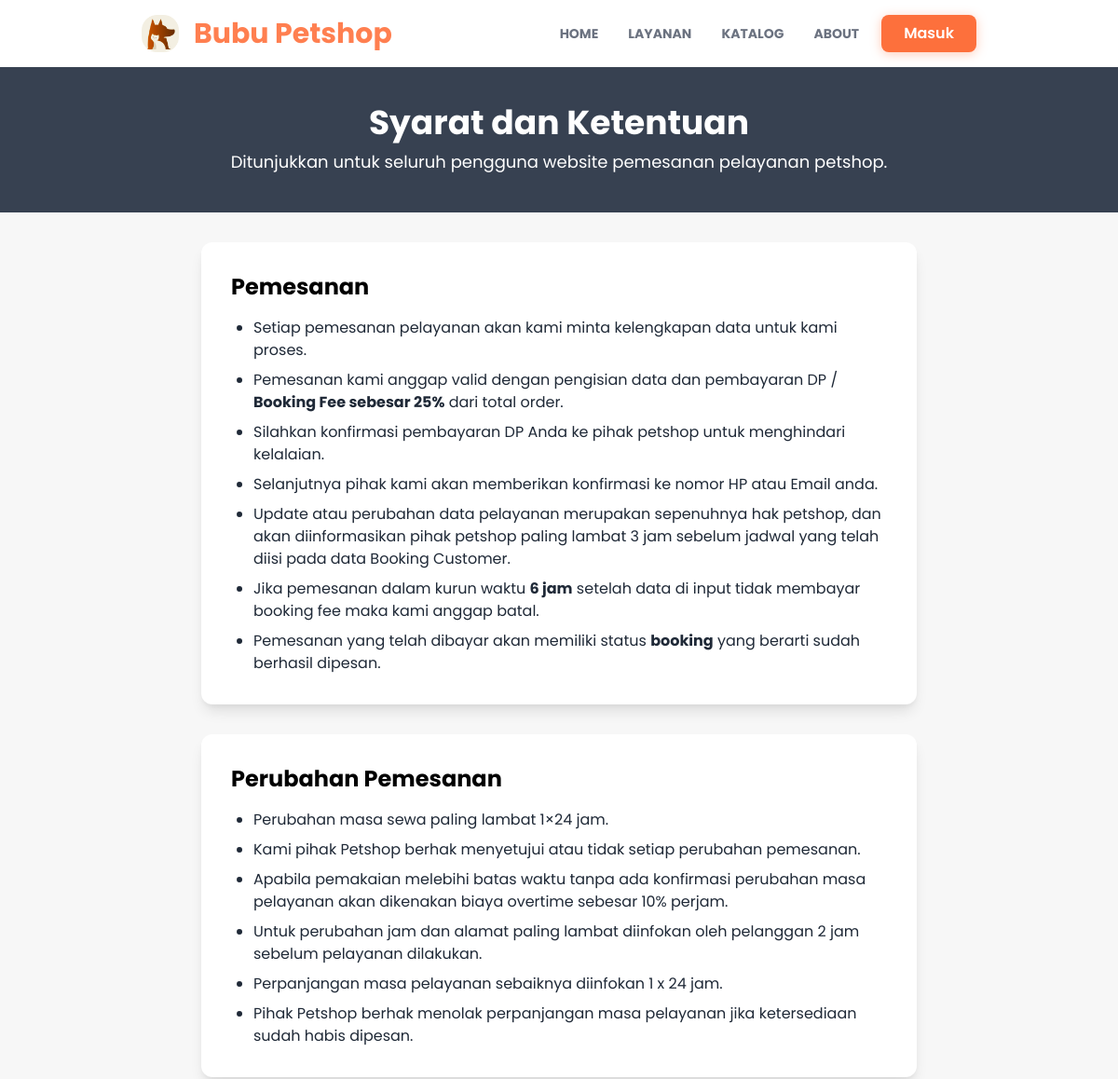
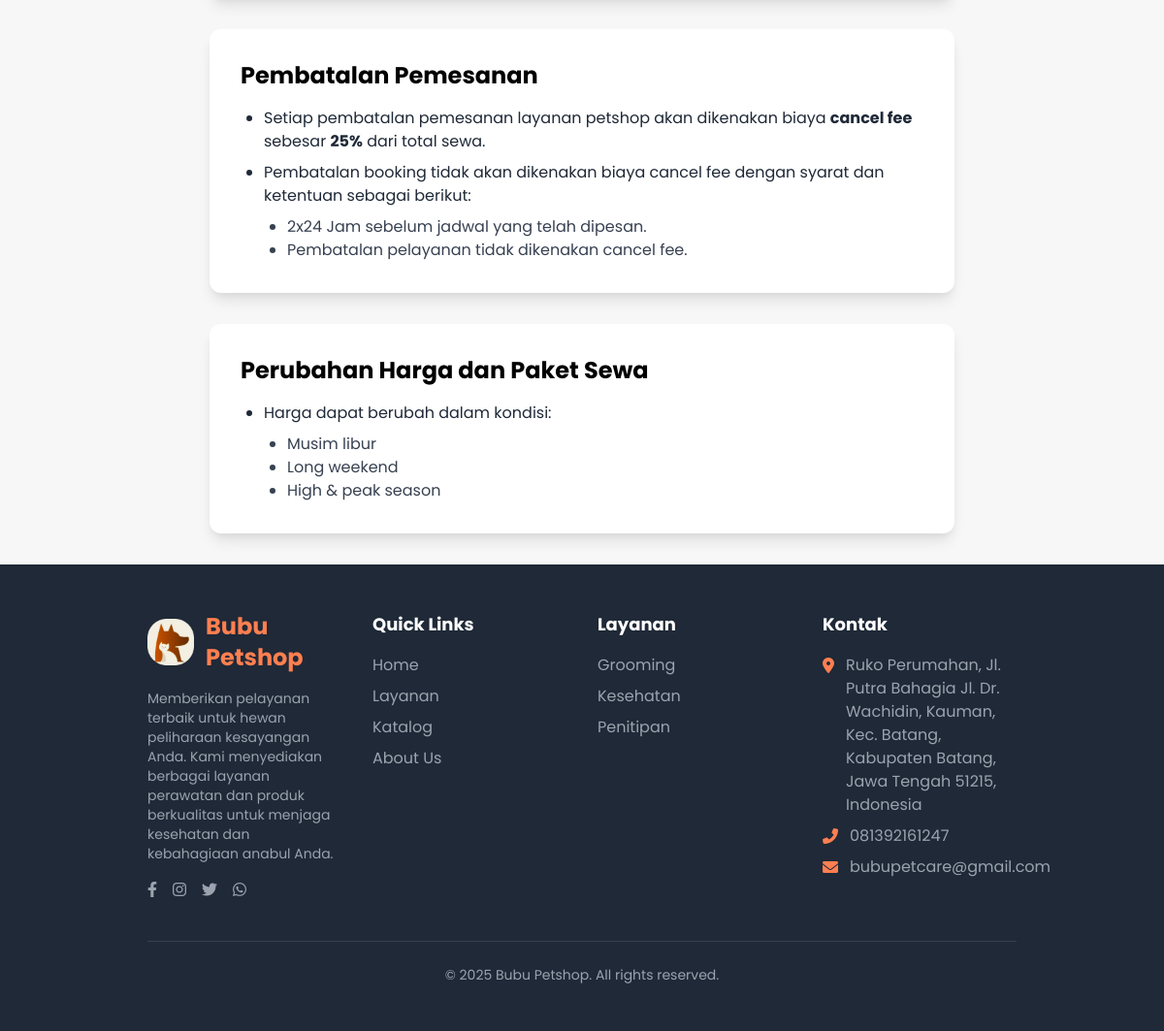
Page /syaratdanketentuan/ on the committed database (2 pictures, top to bottom).
### detailpetcare/models.py (models this page shows, shortened)
class DetailPetcare(models.Model):
    id = models.AutoField(primary_key=True)
    nama_petcare = models.CharField(max_length=50)
    tlp_petcare = models.CharField(max_length=20)
    email_petcare = models.CharField(max_length=100)
    alamat_petcare = models.TextField(blank=True, null=True)
    maps_petcare = models.CharField(max_length=1000, blank=True, null=True)
    deskripsi_petcare = models.TextField(blank=True, null=True)
    rekening_petcare = models.CharField(max_length=100, blank=True, null=True)
    pemilik_rekening = models.CharField(max_length=100, blank=True, null=True)
    nama_bank = models.CharField(max_length=100, blank=True, null=True)
    class Meta:
        db_table = 'detail_petcare'
        verbose_name_plural = "Detail Petcare"

### syaratdanketentuan/views.py (the view)
# urls.py: path("", views.index , name="index"),
def index(request):
    context = {
        'title': "Syarat dan Ketentuan",
    }
    return render(request, 'home/snkIndex.html', context)

### user/context_processors.py (called while the page is built)
def detail_petcare(request):
    try:
        detail = DetailPetcare.objects.first()
    except Exception:
        detail = None
    return {'detail_petcare': detail}

def current_route(request):
    match = request.resolver_match
    return {
        'namespace': match.namespace if match else '',
        'url_name': match.url_name if match else ''
    }

### templates/home/snkIndex.html (shortened to what this page needs)
{% extends 'base.html' %}
{% load static %}
{% block content %}
<div class="bg-gray-700 py-10 px-4 relative">
  <div class="container mx-auto text-center">
    <h1 class="text-4xl font-bold text-white mb-2">Syarat dan Ketentuan</h1>
    <p class="text-white text-lg">Ditunjukkan untuk seluruh pengguna website pemesanan pelayanan petshop.</p>
  </div>
</div>
<section class="max-w-3xl mx-auto bg-white rounded-xl shadow-lg p-8 my-8">
  <h2 class="text-2xl font-bold mb-4 text-orange-600">Pemesanan</h2>
  <ul class="list-disc pl-6 space-y-2 text-gray-800">
    <li>Setiap pemesanan pelayanan akan kami minta kelengkapan data untuk kami proses.</li>
    <li>Pemesanan kami anggap valid dengan pengisian data dan pembayaran DP / <strong>Booking Fee sebesar 25%</strong>
      dari total order.</li>
    <li>Silahkan konfirmasi pembayaran DP Anda ke pihak petshop untuk menghindari kelalaian.</li>
    <li>Selanjutnya pihak kami akan memberikan konfirmasi ke nomor HP atau Email anda.</li>
    <li>Update atau perubahan data pelayanan merupakan sepenuhnya hak petshop, dan akan diinformasikan pihak petshop
      paling lambat 3 jam sebelum jadwal yang telah diisi pada data Booking Customer.</li>
    <li>Jika pemesanan dalam kurun waktu <strong>6 jam</strong> setelah data di input tidak membayar booking fee maka
      kami anggap batal.</li>
    <li>Pemesanan yang telah dibayar akan memiliki status <strong>booking</strong> yang berarti sudah berhasil dipesan.
    </li>
  </ul>
</section>
<section class="max-w-3xl mx-auto bg-white rounded-xl shadow-lg p-8 my-8">
  <h2 class="text-2xl font-bold mb-4 text-orange-600">Perubahan Pemesanan</h2>
  <ul class="list-disc pl-6 space-y-2 text-gray-800">
    <li>Perubahan masa sewa paling lambat 1×24 jam.</li>
    <li>Kami pihak Petshop berhak menyetujui atau tidak setiap perubahan pemesanan.</li>
    <li>Apabila pemakaian melebihi batas waktu tanpa ada konfirmasi perubahan masa pelayanan akan dikenakan biaya
      overtime sebesar 10% perjam.</li>
    <li>Untuk perubahan jam dan alamat paling lambat diinfokan oleh pelanggan 2 jam sebelum pelayanan dilakukan.</li>
    <li>Perpanjangan masa pelayanan sebaiknya diinfokan 1 x 24 jam.</li>
    <li>Pihak Petshop berhak menolak perpanjangan masa pelayanan jika ketersediaan sudah habis dipesan.</li>
  </ul>
</section>
<section class="max-w-3xl mx-auto bg-white rounded-xl shadow-lg p-8 my-8">
  <h2 class="text-2xl font-bold mb-4 text-orange-600">Pembatalan Pemesanan</h2>
  <ul class="list-disc pl-6 space-y-2 text-gray-800">
    <li>Setiap pembatalan pemesanan layanan petshop akan dikenakan biaya <strong>cancel fee</strong> sebesar
      <strong>25%</strong> dari total sewa.
    </li>
    <li>Pembatalan booking tidak akan dikenakan biaya cancel fee dengan syarat dan ketentuan sebagai berikut:
      <ul class="list-disc pl-6 mt-2 text-gray-700">
        <li>2x24 Jam sebelum jadwal yang telah dipesan.</li>
        <li>Pembatalan pelayanan tidak dikenakan cancel fee.</li>
      </ul>
    </li>
  </ul>
</section>
<section class="max-w-3xl mx-auto bg-white rounded-xl shadow-lg p-8 my-8">
  <h2 class="text-2xl font-bold mb-4 text-orange-600">Perubahan Harga dan Paket Sewa</h2>
  <ul class="list-disc pl-6 space-y-2 text-gray-800">
    <li>Harga dapat berubah dalam kondisi:
      <ul class="list-disc pl-6 mt-2 text-gray-700">
        <li>Musim libur</li>
        <li>Long weekend</li>
        <li>High &amp; peak season</li>
      </ul>
    </li>
  </ul>
</section>
{% endblock content %}

### templates/snippets/navbar.html (shortened to what this page needs)
{% load static %}
<nav id="navbar" class="bg-white py-4 shadow-md transition-all duration-300 ease-in-out">
  <div class="container mx-auto px-8 md:px-16 flex items-center">
    <a href="{% url 'home:index' %}" class="flex items-center flex-shrink-0">
      <img src="{% static 'base-img/icon.png' %}" alt="Bubu Petshop Logo" class="w-8 md:w-10 mr-2 md:mr-4" />
      <span class="text-xl md:text-3xl font-bold text-orange-theme rounded-md">{{ detail_petcare.nama_petcare }}</span>
    </a>
    <div id="navbar-menu" class="navbar-menu hidden lg:flex lg:items-center lg:w-auto w-full">
      <div class="text-sm lg:flex lg:mr-4">
        <a href="{% url 'home:index' %}"
          class="block mt-4 lg:inline-block lg:mt-0 text-gray-500 font-bold uppercase hover-text-orange-theme mr-4 p-2 rounded-md transition-colors duration-200 {% if namespace == 'home' %}text-orange-theme{% endif %}">HOME</a>
        <a href="{% url 'home:index' %}#layanan"
          class="block mt-4 lg:inline-block lg:mt-0 text-gray-500 font-bold uppercase hover-text-orange-theme mr-4 p-2 rounded-md transition-colors duration-200">LAYANAN
          <a href="{% url 'home:index' %}#katalog"
            class="block mt-4 lg:inline-block lg:mt-0 text-gray-500 font-bold uppercase hover-text-orange-theme mr-4 p-2 rounded-md transition-colors duration-200">KATALOG</a>
          <a href="{% url 'home:index' %}#about"
            class="block mt-4 lg:inline-block lg:mt-0 text-gray-500 font-bold uppercase hover-text-orange-theme p-2 rounded-md transition-colors duration-200">ABOUT</a>
      </div>
      <div id="auth-section" class="user-auth-section w-full lg:w-auto flex justify-center items-center mt-4 lg:mt-0">
        {% if not user.is_authenticated %}
        <a href="{% url 'user:login' %}" class="btn-modern">
          Masuk
        </a>
        {% endif %}
      </div>
    </div>
  </div>
</nav>

### templates/snippets/footer.html
{% load static %}
<footer class="bg-gray-800 text-white py-12">
  <div class="container mx-auto px-4 md:px-8 lg:px-16">
    <div class="grid grid-cols-1 md:grid-cols-2 lg:grid-cols-4 gap-8">
      <div class="col-span-1 md:col-span-2 lg:col-span-1">
        <div class="flex items-center mb-4">
          <img src="{% static 'base-img/icon.png' %}" alt="Bubu Petshop Logo" class="w-12 mr-3">
          <span class="text-2xl font-bold text-orange-theme">{{ detail_petcare.nama_petcare }}</span>
        </div>
        <p class="text-sm text-gray-400 mb-4">
          Memberikan pelayanan terbaik untuk hewan peliharaan kesayangan Anda. Kami menyediakan berbagai layanan
          perawatan dan produk berkualitas untuk menjaga kesehatan dan kebahagiaan anabul Anda.
        </p>
        <div class="flex space-x-4">
          <a href="#" class="text-gray-400 hover:text-orange-theme transition-colors duration-300">
            <i class="fab fa-facebook-f"></i>
          </a>
          <a href="#" class="text-gray-400 hover:text-orange-theme transition-colors duration-300">
            <i class="fab fa-instagram"></i>
          </a>
          <a href="#" class="text-gray-400 hover:text-orange-theme transition-colors duration-300">
            <i class="fab fa-twitter"></i>
          </a>
          <a href="#" class="text-gray-400 hover:text-orange-theme transition-colors duration-300">
            <i class="fab fa-whatsapp"></i>
          </a>
        </div>
      </div>
      <div>
        <h3 class="text-lg font-bold mb-4 text-white">Quick Links</h3>
        <ul class="space-y-2">
          <li><a href="{% url 'home:index' %}"
              class="text-gray-400 hover:text-orange-theme transition-colors duration-300">Home</a>
          </li>
          <li><a href="{% url 'home:index' %}#layanan"
              class="text-gray-400 hover:text-orange-theme transition-colors duration-300">Layanan</a>
          </li>
          <li><a href="{% url 'home:index' %}#katalog"
              class="text-gray-400 hover:text-orange-theme transition-colors duration-300">Katalog</a>
          </li>
          <li><a href="{% url 'home:index' %}#about"
              class="text-gray-400 hover:text-orange-theme transition-colors duration-300">About Us</a>
          </li>
        </ul>
      </div>
      <div>
        <h3 class="text-lg font-bold mb-4 text-white">Layanan</h3>
        <ul class="space-y-2">
          <li><a href="{% url 'bookinglayanan:index' %}"
              class="text-gray-400 hover:text-orange-theme transition-colors duration-300">Grooming</a></li>
          <li><a href="{% url 'bookinglayanan:index' %}"
              class="text-gray-400 hover:text-orange-theme transition-colors duration-300">Kesehatan</a></li>
          <li><a href="{% url 'bookinglayanan:index' %}"
              class="text-gray-400 hover:text-orange-theme transition-colors duration-300">Penitipan</a></li>
        </ul>
      </div>
      <div>
        <h3 class="text-lg font-bold mb-4 text-white">Kontak</h3>
        <ul class="space-y-2">
          <li class="flex items-start">
            <i class="fas fa-map-marker-alt text-orange-theme mt-1 mr-3"></i>
            <span class="text-gray-400">{{detail_petcare.alamat_petcare}}</span>
          </li>
          <li class="flex items-center">
            <i class="fas fa-phone-alt text-orange-theme mr-3"></i>
            <span class="text-gray-400">{{ detail_petcare.tlp_petcare }}</span>
          </li>
          <li class="flex items-center">
            <i class="fas fa-envelope text-orange-theme mr-3"></i>
            <span class="text-gray-400">{{ detail_petcare.email_petcare }}</span>
          </li>
        </ul>
      </div>
    </div>
    <div class="border-t border-gray-700 mt-10 pt-6 text-center text-gray-400 text-sm">
      <p>&copy; 2025 Bubu Petshop. All rights reserved.</p>
    </div>
  </div>
</footer>

### static/css/style.css (style rules this page uses)
html { scroll-behavior: smooth; }
body { font-family: 'Poppins', sans-serif; background-color: #f7f7f7; overflow-x: hidden; }
.text-orange-theme { color: #FF7F50; }
.btn-modern { background-color: #fd703c; color: white; font-weight: 600; padding: 0.5rem 1.5rem; border-radius: 0.5rem; box-shadow: 0 2px 12px rgba(255, 127, 80, 0.4); transition: all 0.3s ease; border: none; outline: none; position: relative; overflow: hidden; cursor: pointer; display: inline-block; text-align: center; white-space: nowrap; }

### rows in the picture
DetailPetcare: nama_petcare "Bubu Petshop", alamat_petcare "Ruko Perumahan, Jl. Putra Bahagia Jl. Dr. Wachidin, Kauman, Kec. Batang, Kabupaten Batang, Jawa Tengah 51215, Indonesia", tlp_petcare "081392161247", email_petcare "bubupetcare@gmail.com"
